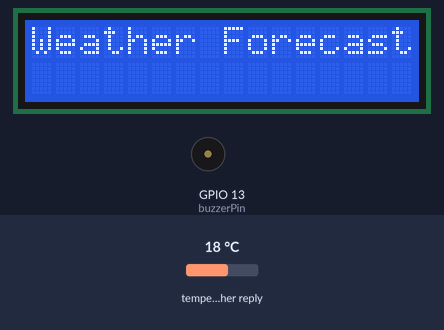
A sketch run on a simulated ESP32. Parts: 16×2 character LCD, buzzer (waves = sounding, pin HIGH). Inputs (shaded band) come from the test bench; at power-on: temperature in the weather reply 18 °C. WiFi joins after 1.5 s; servers stay silent unless stated; web services answer with replies made up by the test bench; what the sketch prints to the serial monitor is not drawn.

Above: at 1.9 s.
At 5.0 s:
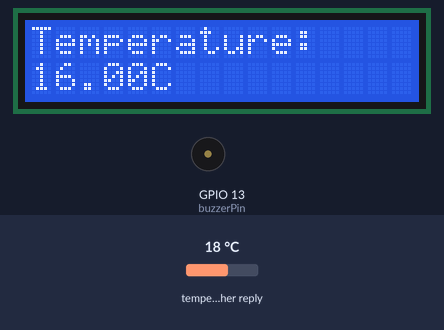
At 9.0 s:
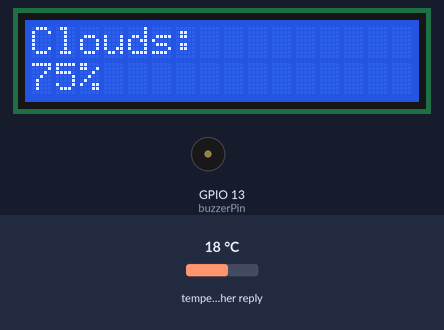
At 20.2 s:
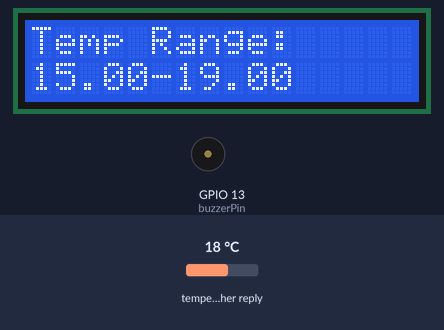
At 29.3 s:
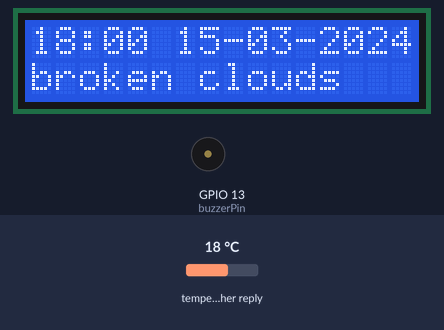
At 37.3 s:
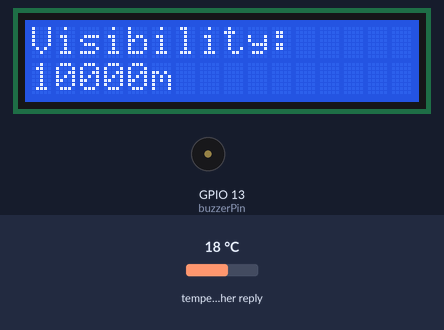

Measured:
- what the display in image 0 shows lasts 1.0 s, from 1.9 s to 2.9 s
- what the display in image 1 shows lasts 2.1 s, from 4.9 s to 7.0 s

The sketch:

Weather_Reporter.ino
```cpp
#include <WiFi.h>
#include <HTTPClient.h>
#include <ArduinoJson.h>
#include <LiquidCrystal_I2C.h>

LiquidCrystal_I2C lcd(0x3F, 16, 2);
const int buzzerPin = 13;

const char* ssid = "MIG";
const char* password = "Mohit@306";

String URL = "http://api.openweathermap.org/data/2.5/forecast?";
String ApiKey = "7f19e1d3cdaefd3a2c48f3f9efd80958";

String lat = "17.550925240914996";
String lon = "78.33602830021218";

bool showHumidity = false;

void setup() {
  Serial.begin(115200);
  pinMode(buzzerPin, OUTPUT);
  lcd.init();
  lcd.backlight();
  lcd.clear();
  WiFi.begin(ssid, password);

  while (WiFi.status() != WL_CONNECTED) {
    delay(500);
    Serial.print(".");
  }
  Serial.println("");
  Serial.println("WiFi connected.");
  Serial.println("IP address: ");
  Serial.println(WiFi.localIP());
}


// ... (other code remains the same)

// ... (other code remains the same)

void loop() {
  if (WiFi.status() == WL_CONNECTED) {
    HTTPClient http;
    http.begin(URL + "lat=" + lat + "&lon=" + lon + "&units=metric&appid=" + ApiKey);
    int httpCode = http.GET();

    if (httpCode > 0) {
      String JSON_Data = http.getString();

      DynamicJsonDocument doc(2048);
      deserializeJson(doc, JSON_Data);
      JsonObject obj = doc.as<JsonObject>();

      lcd.clear();
      lcd.print("Weather Forecast");

      JsonArray forecasts = obj["list"].as<JsonArray>();

      for (JsonVariant forecast : forecasts) {
        JsonObject forecastObj = forecast.as<JsonObject>();
        long forecastTime = forecastObj["dt"].as<long>();
        const char* description = forecastObj["weather"][0]["description"].as<const char*>();
        float temp = forecastObj["main"]["temp"].as<float>();
        float temp_min = forecastObj["main"]["temp_min"].as<float>();
        float temp_max = forecastObj["main"]["temp_max"].as<float>();
        float humidity = forecastObj["main"]["humidity"].as<float>();
        int clouds = forecastObj["clouds"]["all"].as<int>();
        int visibility = forecastObj["visibility"].as<int>();
        int weatherId = forecastObj["weather"][0]["id"].as<int>();

        // Convert Unix timestamp to human-readable date and time
        struct tm * timeinfo;
        timeinfo = localtime(&forecastTime);
        char formattedDateTime[20];
        strftime(formattedDateTime, sizeof(formattedDateTime), "%H:%M %d-%m-%Y", timeinfo);

        // Scroll "Weather Forecast" message
        scrollText("Weather Forecast", 1000);

        lcd.clear();
        lcd.setCursor(0, 0);
        lcd.print(formattedDateTime);
        lcd.setCursor(0, 1);
        lcd.print(description);
        delay(2000);
        lcd.clear();
        lcd.setCursor(0, 0);
        lcd.print("Temperature:");
        lcd.setCursor(0, 1);
        lcd.print(temp);
        lcd.print("C");
        delay(2000);
        lcd.clear();
        lcd.setCursor(0, 0);
        lcd.print("Temp Range:");
        lcd.setCursor(0, 1);
        lcd.print(temp_min);
        lcd.print("-");
        lcd.print(temp_max);
        delay(2000);

        // Show humidity on next "page"
        if (showHumidity) {
          lcd.clear();
          lcd.print("Humidity:");
          lcd.setCursor(0, 1);
          lcd.print(humidity);
          lcd.print("%");
          delay(2000);
          showHumidity = false;
        }

        lcd.clear();
        lcd.setCursor(0, 0);
        lcd.print("Clouds:");
        lcd.setCursor(0, 1);
        lcd.print(clouds);
        lcd.print("%");
        delay(2000);

        lcd.clear();
        lcd.setCursor(0, 0);
        lcd.print("Visibility:");
        lcd.setCursor(0, 1);
        lcd.print(visibility);
        lcd.print("m");
        delay(2000);

        lcd.clear();
        lcd.setCursor(0, 0);
        lcd.print("Rain:");
        lcd.setCursor(0, 1);
        if (weatherId >= 500 && weatherId <= 531) {  // Weather codes for rain
          lcd.print("Expected!");
          buzzBuzzer(2500); // Buzz the buzzer for 2.5 seconds
        } else {
          lcd.print("Not Expected");
        }
        delay(2000);
      }
    }
    http.end();
  }
  delay(60000);
}


void scrollText(const char* text, unsigned int duration) {
  int textLength = strlen(text);
  for (int i = 0; i <= textLength - 16; i++) {
    lcd.setCursor(0, 0);
    lcd.print(text + i);
    delay(duration);
  }
}

void buzzBuzzer(unsigned int duration) {
  digitalWrite(buzzerPin, HIGH);
  delay(duration);
  digitalWrite(buzzerPin, LOW);
}
```
